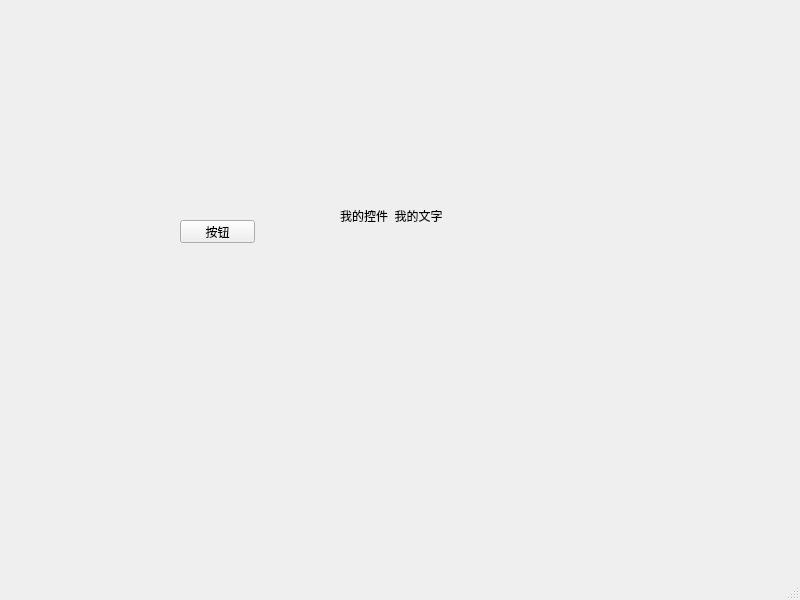
<?xml version="1.0" encoding="UTF-8"?>
<ui version="4.0">
 <class>MainWindow</class>
 <widget class="QMainWindow" name="MainWindow">
  <property name="geometry">
   <rect>
    <x>0</x>
    <y>0</y>
    <width>800</width>
    <height>600</height>
   </rect>
  </property>
  <property name="windowTitle">
   <string>MainWindow</string>
  </property>
  <widget class="QWidget" name="centralwidget">
   <widget class="QLabel" name="label">
    <property name="geometry">
     <rect>
      <x>340</x>
      <y>180</y>
      <width>161</width>
      <height>71</height>
     </rect>
    </property>
    <property name="text">
     <string>我的控件  我的文字</string>
    </property>
   </widget>
   <widget class="QPushButton" name="pushButton">
    <property name="geometry">
     <rect>
      <x>180</x>
      <y>220</y>
      <width>75</width>
      <height>23</height>
     </rect>
    </property>
    <property name="text">
     <string>按钮</string>
    </property>
   </widget>
  </widget>
  <widget class="QMenuBar" name="menubar">
   <property name="geometry">
    <rect>
     <x>0</x>
     <y>0</y>
     <width>800</width>
     <height>23</height>
    </rect>
   </property>
  </widget>
  <widget class="QStatusBar" name="statusbar"/>
 </widget>
 <resources/>
 <connections/>
</ui>
